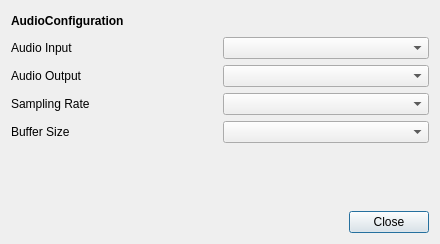
<?xml version="1.0" encoding="UTF-8"?>
<ui version="4.0">
 <class>AudioPreferenceDialog</class>
 <widget class="QDialog" name="AudioPreferenceDialog">
  <property name="geometry">
   <rect>
    <x>0</x>
    <y>0</y>
    <width>440</width>
    <height>244</height>
   </rect>
  </property>
  <property name="mouseTracking">
   <bool>true</bool>
  </property>
  <property name="windowTitle">
   <string>Dialog</string>
  </property>
  <layout class="QGridLayout" name="gridLayout">
   <item row="0" column="0">
    <layout class="QVBoxLayout" name="AudioPreferenceVerticalLayout">
     <item>
      <layout class="QHBoxLayout" name="AudioPreferenceTitleLayout">
       <item>
        <widget class="QLabel" name="AudioPreferenceTitleLabel">
         <property name="font">
          <font>
           <weight>75</weight>
           <bold>true</bold>
          </font>
         </property>
         <property name="text">
          <string>AudioConfiguration</string>
         </property>
        </widget>
       </item>
       <item>
        <spacer name="AudioPreferenceTitleHorizontalSpacer">
         <property name="orientation">
          <enum>Qt::Horizontal</enum>
         </property>
         <property name="sizeHint" stdset="0">
          <size>
           <width>40</width>
           <height>20</height>
          </size>
         </property>
        </spacer>
       </item>
      </layout>
     </item>
     <item>
      <layout class="QHBoxLayout" name="AudioInputHorizontalLayout">
       <item>
        <widget class="QLabel" name="AudioInputLabel">
         <property name="text">
          <string>Audio Input</string>
         </property>
        </widget>
       </item>
       <item>
        <widget class="QComboBox" name="AudioInputComboBox"/>
       </item>
      </layout>
     </item>
     <item>
      <layout class="QHBoxLayout" name="AudioOutputHorizontalLayout">
       <item>
        <widget class="QLabel" name="AudioOutputLabel">
         <property name="text">
          <string>Audio Output</string>
         </property>
        </widget>
       </item>
       <item>
        <widget class="QComboBox" name="AudioOutputComboBox">
         <property name="sizePolicy">
          <sizepolicy hsizetype="Ignored" vsizetype="Fixed">
           <horstretch>0</horstretch>
           <verstretch>0</verstretch>
          </sizepolicy>
         </property>
        </widget>
       </item>
      </layout>
     </item>
     <item>
      <layout class="QHBoxLayout" name="SamplingRateLayout">
       <item>
        <widget class="QLabel" name="SamplingRateLabel">
         <property name="text">
          <string>Sampling Rate</string>
         </property>
        </widget>
       </item>
       <item>
        <widget class="QComboBox" name="SamplingRateComboBox"/>
       </item>
      </layout>
     </item>
     <item>
      <layout class="QHBoxLayout" name="BufferSizeHorizontalLayout">
       <item>
        <widget class="QLabel" name="BufferSizeLabel">
         <property name="text">
          <string>Buffer Size</string>
         </property>
        </widget>
       </item>
       <item>
        <widget class="QComboBox" name="BufferSizeComboBox"/>
       </item>
      </layout>
     </item>
     <item>
      <spacer name="verticalSpacer">
       <property name="orientation">
        <enum>Qt::Vertical</enum>
       </property>
       <property name="sizeHint" stdset="0">
        <size>
         <width>20</width>
         <height>40</height>
        </size>
       </property>
      </spacer>
     </item>
     <item>
      <layout class="QHBoxLayout" name="BottomHorizontalLayout">
       <item>
        <spacer name="BottomHorizontalSpacer_1">
         <property name="orientation">
          <enum>Qt::Horizontal</enum>
         </property>
         <property name="sizeType">
          <enum>QSizePolicy::Expanding</enum>
         </property>
         <property name="sizeHint" stdset="0">
          <size>
           <width>40</width>
           <height>20</height>
          </size>
         </property>
        </spacer>
       </item>
       <item>
        <widget class="QDialogButtonBox" name="buttonBox">
         <property name="sizePolicy">
          <sizepolicy hsizetype="Fixed" vsizetype="Fixed">
           <horstretch>0</horstretch>
           <verstretch>0</verstretch>
          </sizepolicy>
         </property>
         <property name="layoutDirection">
          <enum>Qt::LeftToRight</enum>
         </property>
         <property name="orientation">
          <enum>Qt::Vertical</enum>
         </property>
         <property name="standardButtons">
          <set>QDialogButtonBox::Close</set>
         </property>
        </widget>
       </item>
      </layout>
     </item>
    </layout>
   </item>
  </layout>
 </widget>
 <resources/>
 <connections>
  <connection>
   <sender>buttonBox</sender>
   <signal>accepted()</signal>
   <receiver>AudioPreferenceDialog</receiver>
   <slot>accept()</slot>
   <hints>
    <hint type="sourcelabel">
     <x>248</x>
     <y>254</y>
    </hint>
    <hint type="destinationlabel">
     <x>157</x>
     <y>274</y>
    </hint>
   </hints>
  </connection>
  <connection>
   <sender>buttonBox</sender>
   <signal>rejected()</signal>
   <receiver>AudioPreferenceDialog</receiver>
   <slot>reject()</slot>
   <hints>
    <hint type="sourcelabel">
     <x>316</x>
     <y>260</y>
    </hint>
    <hint type="destinationlabel">
     <x>286</x>
     <y>274</y>
    </hint>
   </hints>
  </connection>
 </connections>
</ui>
